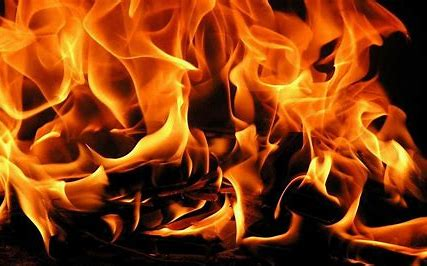
#> input picture Fire Detection program/FireDetect/Fire Images/OIP (1).jpg, 427 x 266 px
$ python -i detect.py   (imports and definitions only)
#> lines starting #> are read from the running program, lines starting #| are printed output that depends on the picture; after the words box and inside, x2 and y2 are one past the last pixel; in counts of white or black regions, pixels touching at a corner belong together
import cv2
import numpy as np
import pickle
import sys
import os

# [15 lines left out: functions load_histograms, extract_color_histogram, not called in this run]

def is_pure_color(image, lower_color, upper_color):
    hsv_image = cv2.cvtColor(image, cv2.COLOR_BGR2HSV)
    mask = cv2.inRange(hsv_image, lower_color, upper_color)
    color_pixels = cv2.countNonZero(mask)
    total_pixels = mask.size
    color_ratio = color_pixels / total_pixels
    return color_ratio > 0.5  # Threshold to check if the image is predominantly this color

def exclude_pure_colors(image):
    # Define HSV ranges for pure red, pure yellow, and pure orange
    pure_red_lower = np.array([0, 100, 100])
    pure_red_upper = np.array([10, 255, 255])
    pure_yellow_lower = np.array([20, 100, 100])
    pure_yellow_upper = np.array([30, 255, 255])
    pure_orange_lower = np.array([11, 100, 100])
    pure_orange_upper = np.array([19, 255, 255])

    if is_pure_color(image, pure_red_lower, pure_red_upper):
        return True
    if is_pure_color(image, pure_yellow_lower, pure_yellow_upper):
        return True
    if is_pure_color(image, pure_orange_lower, pure_orange_upper):
        return True

    return False

# [59 lines left out: functions match_histogram, detect_fire_pattern, main, not called in this run]

# [11 lines not run here, left out]

>>> import cv2
>>> picture = cv2.imread('Fire Images/OIP (1).jpg')
#> picture is the input picture: shape (266, 427, 3); mean B, G, R 13.4, 59.3, 136.3
>>> result = exclude_pure_colors(picture)
#> in is_pure_color, `hsv_image = cv2.cvtColor(image, cv2.COLOR_BGR2HSV)`: hsv_image: shape (266, 427, 3); mean H, S, V 21.8, 215.6, 136.5
#> in is_pure_color, `mask = cv2.inRange(hsv_image, lower_color, upper_color)`:
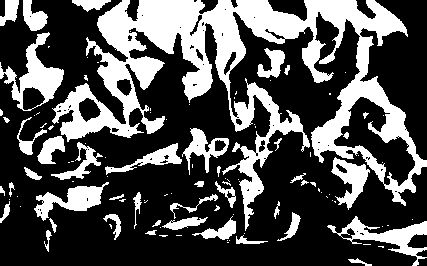
#> mask: shape (266, 427); 31.8% white; 108 white regions (66 under 20 px), largest, box (x1, y1, x2, y2) and area: (52, 0, 427, 231) 23897, (0, 32, 64, 111) 1736, (327, 216, 427, 266) 1411
#> in is_pure_color, `color_pixels = cv2.countNonZero(mask)`: color_pixels = 36069
#> in is_pure_color, `color_ratio = color_pixels / total_pixels`: color_ratio = 0.318
#> in is_pure_color (call 2), `mask = cv2.inRange(hsv_image, lower_color, upper_color)`:
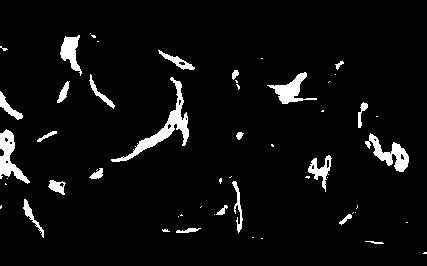
#> mask: shape (266, 427); 5% white; 54 white regions (31 under 20 px), largest, box (x1, y1, x2, y2) and area: (111, 77, 189, 162) 1065, (0, 129, 30, 184) 660, (365, 133, 409, 172) 644
#> in is_pure_color (call 2), `color_pixels = cv2.countNonZero(mask)`: color_pixels = 5679
#> in is_pure_color (call 2), `color_ratio = color_pixels / total_pixels`: color_ratio = 0.05
#> in is_pure_color (call 3), `mask = cv2.inRange(hsv_image, lower_color, upper_color)`:
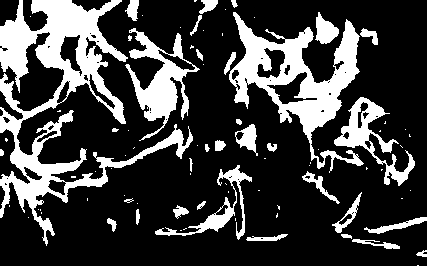
#> mask: shape (266, 427); 24.6% white; 84 white regions (51 under 20 px), largest, box (x1, y1, x2, y2) and area: (0, 0, 193, 246) 11705, (229, 12, 364, 173) 6849, (125, 28, 200, 141) 2804
#> in is_pure_color (call 3), `color_pixels = cv2.countNonZero(mask)`: color_pixels = 27966
#> in is_pure_color (call 3), `color_ratio = color_pixels / total_pixels`: color_ratio = 0.246
#> result = False

$ run again, on Fire Detection program/FireDetect/Fire Images/OIP (11).jpg
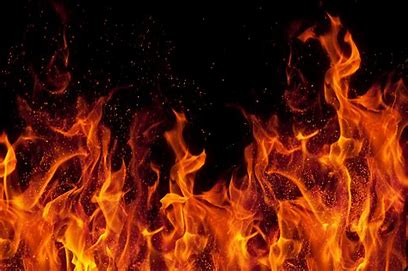
#> input picture Fire Detection program/FireDetect/Fire Images/OIP (11).jpg, 408 x 271 px
#> picture is the input picture: shape (271, 408, 3); mean B, G, R 9.8, 29, 93.6
#> hsv_image: shape (271, 408, 3); mean H, S, V 34.4, 192.3, 93.6
#> in is_pure_color, `mask = cv2.inRange(hsv_image, lower_color, upper_color)`:
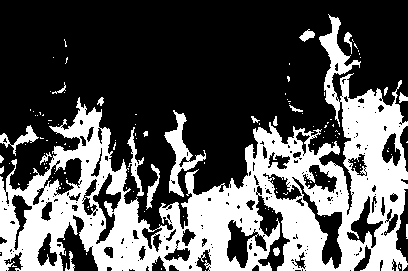
#> mask: shape (271, 408); 34.4% white; 133 white regions (112 under 20 px), largest, box (x1, y1, x2, y2) and area: (0, 14, 408, 271) 35219, (164, 110, 206, 197) 1033, (127, 127, 144, 196) 341
#> color_pixels = 38069
#> color_ratio = 0.344
#> mask: shape (271, 408); 0.43% white; 22 white regions (16 under 20 px), largest, box (x1, y1, x2, y2) and area: (72, 248, 96, 271) 239, (236, 234, 244, 241) 37, (4, 152, 9, 165) 29, (358, 262, 365, 268) 24, (66, 241, 71, 249) 23, (361, 215, 365, 225) 22
#> in is_pure_color (call 3), `mask = cv2.inRange(hsv_image, lower_color, upper_color)`:
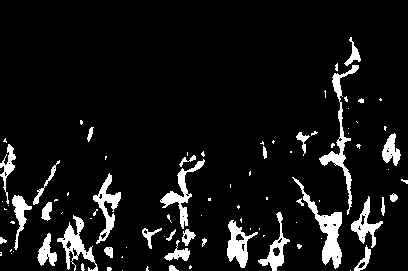
#> mask: shape (271, 408); 8.3% white; 91 white regions (58 under 20 px), largest, box (x1, y1, x2, y2) and area: (292, 177, 342, 269) 1075, (319, 65, 359, 215) 912, (57, 215, 98, 271) 732
#> color_pixels = 9189
#> color_ratio = 0.0831
#> result = False

$ run again, on Fire Detection program/FireDetect/Fire Images/OIP (13).jpg
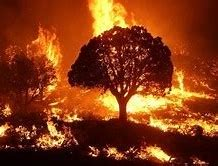
#> input picture Fire Detection program/FireDetect/Fire Images/OIP (13).jpg, 218 x 166 px
#> picture is the input picture: shape (166, 218, 3); mean B, G, R 22, 57, 131.5
#> hsv_image: shape (166, 218, 3); mean H, S, V 15.4, 223.9, 131.5
#> in is_pure_color, `mask = cv2.inRange(hsv_image, lower_color, upper_color)`:
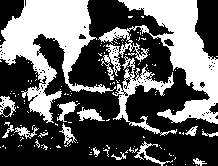
#> mask: shape (166, 218); 38.1% white; 139 white regions (122 under 20 px), largest, box (x1, y1, x2, y2) and area: (0, 0, 116, 123) 5547, (98, 0, 218, 124) 5414, (112, 56, 177, 136) 1182
#> color_pixels = 13780
#> color_ratio = 0.381
#> mask: shape (166, 218); 5.6% white; 30 white regions (22 under 20 px), largest, box (x1, y1, x2, y2) and area: (92, 0, 127, 36) 747, (133, 75, 198, 113) 583, (99, 93, 119, 112) 201
#> in is_pure_color (call 3), `mask = cv2.inRange(hsv_image, lower_color, upper_color)`:
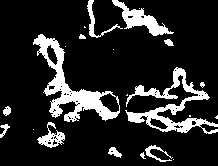
#> mask: shape (166, 218); 15.1% white; 22 white regions (9 under 20 px), largest, box (x1, y1, x2, y2) and area: (33, 34, 120, 122) 2035, (125, 67, 218, 134) 1705, (112, 0, 174, 36) 714
#> color_pixels = 5454
#> color_ratio = 0.151
#> result = False
